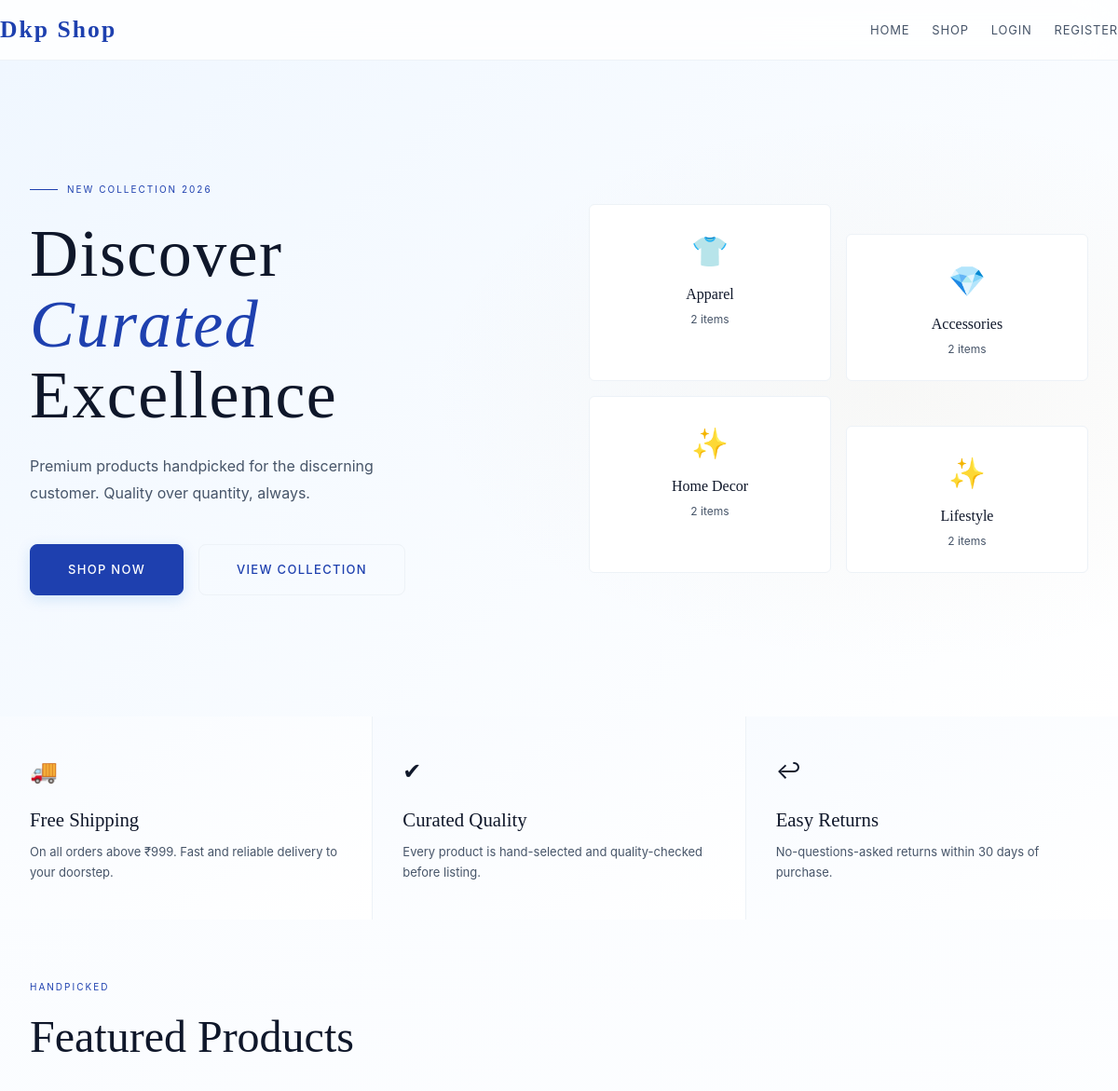
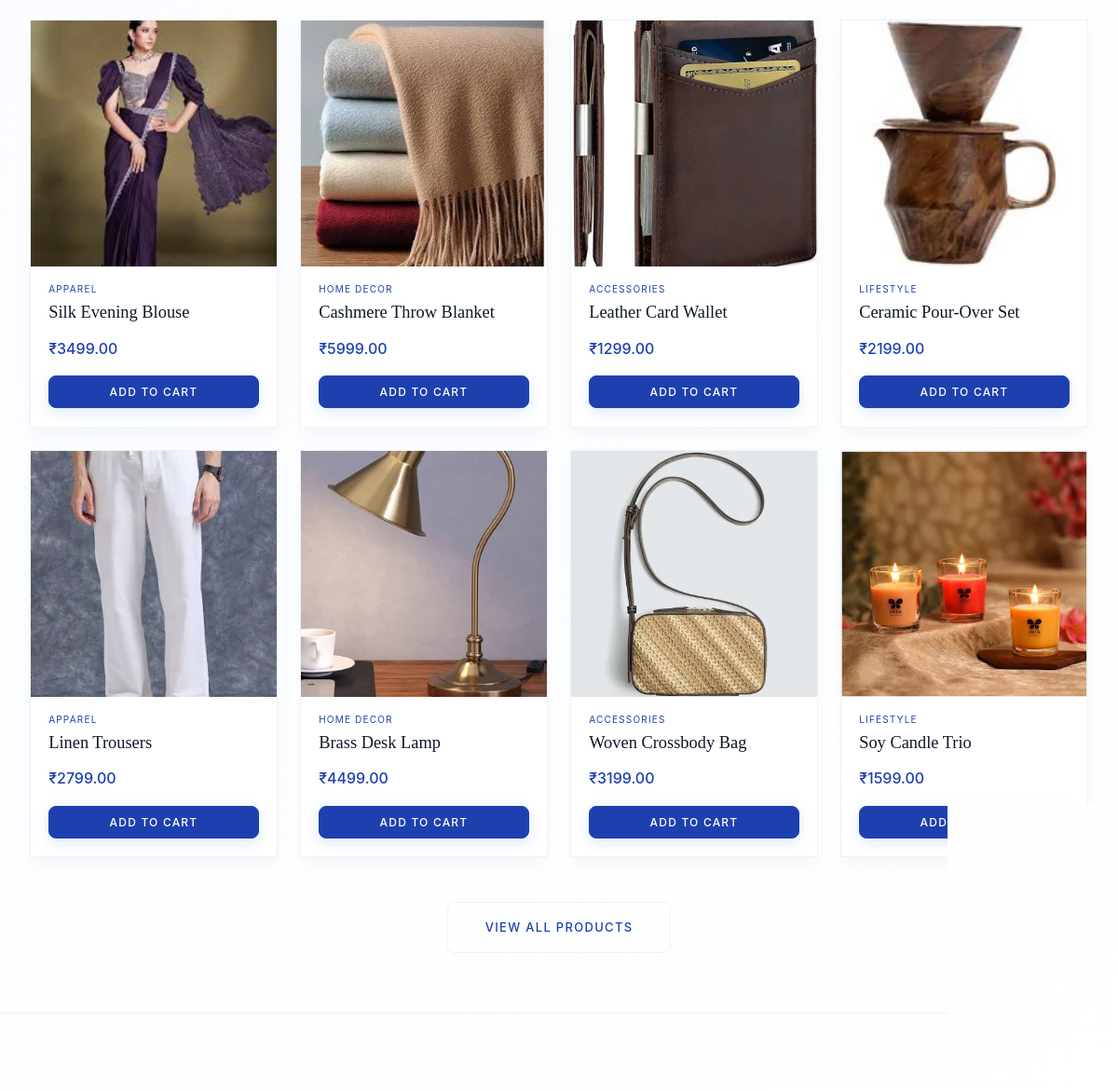
The page / on the database its author committed (2 pictures, top to bottom).
### products/models.py (models this page shows, shortened)
class Category(models.Model):
    name = models.CharField(max_length=200)
    slug = models.SlugField(unique=True)
    class Meta:
        verbose_name_plural = 'Categories'

class Product(models.Model):
    category = models.ForeignKey(Category, on_delete=models.CASCADE, related_name='products')
    name = models.CharField(max_length=300)
    slug = models.SlugField(unique=True)
    description = models.TextField()
    price = models.DecimalField(max_digits=10, decimal_places=2)
    image = models.ImageField(upload_to='products/', blank=True, null=True)
    stock = models.PositiveIntegerField(default=0)
    available = models.BooleanField(default=True)
    created = models.DateTimeField(auto_now_add=True)
    updated = models.DateTimeField(auto_now=True)
    @property
    def in_stock(self):
        return self.stock > 0

### products/views.py (the view)
# urls.py: path('', views.home, name='home'),
def home(request):
    featured = Product.objects.filter(available=True)[:8]
    categories = Category.objects.all()
    return render(request, 'products/home.html', {'featured': featured, 'categories': categories})

### cart/context_processors.py (called while the page is built)
def cart_count(request):
    if request.user.is_authenticated:
        try:
            cart = Cart.objects.get(user=request.user)
            return {'cart_count': cart.item_count}
        except Cart.DoesNotExist:
            pass
    return {'cart_count': 0}

### templates/products/home.html (shortened to what this page needs)
{% extends 'base.html' %}
{% load static %}
{% block content %}
<section class="hero">
  <div class="hero-grid">
    <div>
      <div class="hero-tag">New Collection 2026</div>
      <h1>Discover<br><em>Curated</em><br>Excellence</h1>
      <p class="hero-desc">Premium products handpicked for the discerning customer. Quality over quantity, always.</p>
      <div class="hero-actions">
      <a href="{% url 'product_list' %}" class="btn btn-primary" >Shop Now</a>
        <a href="{% url 'product_list' %}" class="btn btn-outline">View Collection</a>
      </div>
    </div>
    <div class="hero-visual">
      {% for cat in categories|slice:":4" %}
      <div class="hero-card">
        <div class="hero-card-icon">
        {% if cat.name == "Apparel" %}👕
        {% elif cat.name == "Accessories" %}💎
        {% elif cat.name == "Home" %}🏠
        {% else %}✨{% endif %}
        </div>
        <h3>{{ cat.name }}</h3>
        <p>{{ cat.products.count }} items</p>
      </div>
      {% endfor %}
    </div>
  </div>
</section>
<div class="features">
  <div class="feature-item">
    <div class="feature-icon">🚚</div>
    <h3>Free Shipping</h3>
    <p>On all orders above ₹999. Fast and reliable delivery to your doorstep.</p>
  </div>
  <div class="feature-item">
    <div class="feature-icon">✔</div>
    <h3>Curated Quality</h3>
    <p>Every product is hand-selected and quality-checked before listing.</p>
  </div>
  <div class="feature-item">
    <div class="feature-icon">↩</div>
    <h3>Easy Returns</h3>
    <p>No-questions-asked returns within 30 days of purchase.</p>
  </div>
</div>
<section class="section">
  <div class="container">
    <p class="section-label">Handpicked</p>
    <h2 class="section-title">Featured Products</h2>
    <div class="product-grid">
      {% for product in featured %}
      <div class="product-card">
        <a href="{% url 'product_details' product.slug %}">
          <div class="product-card-img">
            {% if product.image %}
              <img src="{{ product.image.url }}" alt="{{ product.name }}" loading="lazy" />
            {% else %}
              <div class="product-card-img-placeholder">✦</div>
            {% endif %}
          </div>
        </a>
        <div class="product-card-body">
          <span class="product-cat">{{ product.category.name }}</span>
          <a href="{% url 'product_details' product.slug %}">
            <h3 class="product-name">{{ product.name }}</h3>
          </a>
          <div class="product-price">₹{{ product.price }}</div>
        </div>
        <div class="product-card-actions">
          {% if product.in_stock %}
            <a href="{% url 'add_to_cart' product.id %}" class="btn btn-primary btn-sm btn-full">Add to Cart</a>
          {% else %}
            <button class="btn btn-outline btn-sm btn-full" disabled style="opacity:.4;cursor:not-allowed;">Unavailable</button>
          {% endif %}
        </div>
      </div>
      {% empty %}
      <p style="color:var(--text-muted); grid-column: 1/-1; text-align:center; padding: 3rem 0;">
        No products yet. <a href="/admin" style="color:var(--accent)">Add some in admin →</a>
      </p>
      {% endfor %}
    </div>
    {% if featured %}
    <div style="text-align:center; margin-top:3rem;">
      <a href="{% url 'product_list' %}" class="btn btn-outline">View All Products</a>
    </div>
    {% endif %}
  </div>
</section>
{% endblock %}

### templates/base.html (shortened to what this page needs)
{% load static %}
<!DOCTYPE html>
<html lang="en">
<head>
  <link rel="stylesheet" href="{% static 'css/base.css' %}">
  <link rel="stylesheet" href="{% static 'css/auth.css' %}">
  <link rel="stylesheet" href="{% static 'css/product.css' %}">
  <link rel="stylesheet" href="{% static 'css/orders.css' %}">
  <link rel="stylesheet" href="{% static 'css/cart.css' %}">
</head>
<body>
<nav>
  <div class="nav-inner">
    <a href="{% url 'home' %}" class="nav-logo">Dkp Shop</a>
    <ul class="nav-links">
      <li><a href="{% url 'home' %}">Home</a></li>
      <li><a href="{% url 'product_list' %}">Shop</a></li>
      {% if user.is_authenticated %}
        <li><a href="{% url 'order_history' %}">Orders</a></li>
        <li><a href="{% url 'logout' %}">Logout</a></li>
      {% else %}
        <li><a href="{% url 'login' %}">Login</a></li>
        <li><a href="{% url 'register' %}">Register</a></li>
      {% endif %}
    </ul>
  </div>
</nav>
<main>{% block content %}{% endblock %}</main>
<footer>
  <p>&copy; 2026 Dkp Shop &mdash; Premium E-Commerce</p>
</footer>
</body>
</html>

### static/css/base.css (style rules this page uses)
*, *::before, *::after { box-sizing: border-box; margin: 0; padding: 0; }
:root { --bg: linear-gradient(145deg, #f8fbff 0%, #ffffff 100%); --font-display: 'Times New Roman', serif; --font-body: sans-serif; --surface: #ffffff; --surface2: #fdfdfe; --surface-glass: rgba(255, 255, 255, 0.7); --border: #edf2f7; --border-focus: #cbd5e0; --accent: #1e40af; --accent-light: #3b82f6; --accent-dim: #1e3a8a; --text: #0f172a; --text-muted: #475569; --text-dim: #94a3b8; --danger: #ef4444; --success: #10b981; --radius: 8px; --font-display: 'Playfair Display', serif; --font-body: 'Inter', system-ui, sans-serif; --shadow-sm: 0 2px 4px rgba(0,0,0,0.02); --shadow-md: 0 10px 15px -3px rgba(148, 163, 184, 0.1); --shadow-lg: 0 20px 25px -5px rgba(148, 163, 184, 0.1); }
body { background: var(--surface); background: var(--bg); background-attachment: fixed; color: var(--text); font-family: var(--font-body); font-weight: 400; font-size: 16px; line-height: 1.6; min-height: 100vh; display: flex; flex-direction: column; -webkit-font-smoothing: antialiased; -moz-osx-font-smoothing: grayscale; }
a { color: inherit; text-decoration: none; }
img { max-width: 100%; display: block; }
nav { background: var(--surface-glass); backdrop-filter: blur(20px); border-bottom: 1px solid var(--border); box-shadow: var(--shadow-sm); }
.nav-inner { max-width: 1280px; margin: 0 auto; display: flex; align-items: center; gap: 2rem; height: 64px; }
.nav-logo { font-family: var(--font-display); font-size: 1.6rem; font-weight: 600; letter-spacing: 0.08em; color: var(--accent); white-space: nowrap; }
.nav-links { display: flex; align-items: center; gap: 1.5rem; list-style: none; margin-left: auto; }
.nav-links a { font-size: 13px; letter-spacing: 0.06em; text-transform: uppercase; color: var(--text-muted); transition: color .2s; }
main { flex: 1; }
.container { max-width: 1280px; margin: 0 auto; padding: 0 2rem; }
.section { padding: 4rem 0; }
.btn { display: inline-flex; align-items: center; justify-content: center; padding: 1rem 2.5rem; font-family: var(--font-body); font-size: 13px; font-weight: 500; letter-spacing: 0.1em; text-transform: uppercase; text-decoration: none; border-radius: var(--radius); transition: all 0.3s cubic-bezier(0.4, 0, 0.2, 1); cursor: pointer ; }
.btn-primary { background-color: var(--accent); color: #ffffff !important; border: 1px solid var(--accent); box-shadow: 0 4px 15px rgba(0, 116, 217, 0.15); }
.btn-outline { background-color: transparent; color: var(--accent) !important; border: 1px solid var(--border); }
.btn-sm { padding: 7px 16px; font-size: 12px; }
.btn-full { width: 100%; justify-content: center; }
.product-grid { display: grid; grid-template-columns: repeat(auto-fill, minmax(240px, 1fr)); gap: 1.5rem; }
.product-card { background: var(--surface); border: 1px solid var(--border); box-shadow: var(--shadow-md); transition: transform 0.3s ease, box-shadow 0.3s ease; }
.product-card-img { aspect-ratio: 1/1; overflow: hidden; background: var(--surface2); }
.product-card-img img { width: 100%; height: 100%; object-fit: cover; transition: transform .4s; }
.product-card-body { padding: 1rem 1.2rem; flex: 1; display: flex; flex-direction: column; gap: 6px; }
.product-cat { font-size: 10px; letter-spacing: 0.12em; text-transform: uppercase; color: var(--accent); }
.product-name { font-family: var(--font-display); font-size: 1.15rem; font-weight: 400; line-height: 1.3; }
.product-price { font-size: 1rem; color: var(--accent); font-weight: 500; margin-top: auto; padding-top: 8px; }
.product-card-actions { padding: 0 1.2rem 1.2rem; }
footer { border-top: 1px solid var(--border); padding: 2rem; text-align: center; font-size: 12px; color: var(--text-dim); letter-spacing: 0.06em; }

### rows shown on the page
Category: name "Apparel", products.count "2"
Category: name "Accessories", products.count "2"
Category: name "Home Decor", products.count "2"
Category: name "Lifestyle", products.count "2"
Product: image (picture), category.name "APPAREL", name "Silk Evening Blouse", price "3499.00", stock "ADD TO CART"
Product: image (placeholder picture), category.name "HOME DECOR", name "Cashmere Throw Blanket", price "5999.00", stock "ADD TO CART"
Product: image (picture), category.name "ACCESSORIES", name "Leather Card Wallet", price "1299.00", stock "ADD TO CART"
Product: image (picture), category.name "LIFESTYLE", name "Ceramic Pour-Over Set", price "2199.00", stock "ADD TO CART"
Product: image (picture), category.name "APPAREL", name "Linen Trousers", price "2799.00", stock "ADD TO CART"
Product: image (picture), category.name "HOME DECOR", name "Brass Desk Lamp", price "4499.00", stock "ADD TO CART"
Product: image (picture), category.name "ACCESSORIES", name "Woven Crossbody Bag", price "3199.00", stock "ADD TO CART"
Product: image (picture), category.name "LIFESTYLE", name "Soy Candle Trio", price "1599.00", stock "ADD TO CART"
